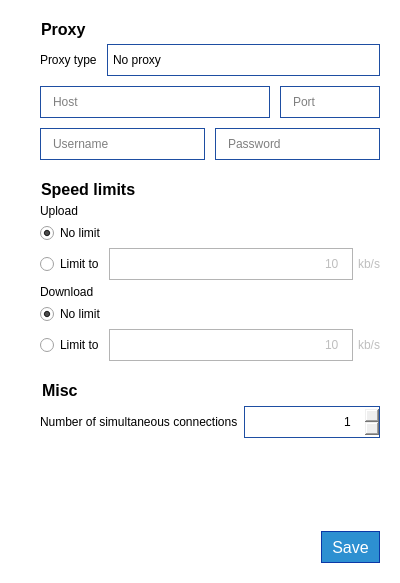
<?xml version="1.0" encoding="UTF-8"?>
<ui version="4.0">
 <class>NetworkSettingsWidget</class>
 <widget class="QWidget" name="NetworkSettingsWidget">
  <property name="geometry">
   <rect>
    <x>0</x>
    <y>0</y>
    <width>400</width>
    <height>583</height>
   </rect>
  </property>
  <property name="windowTitle">
   <string>Form</string>
  </property>
  <property name="styleSheet">
   <string notr="true">QWidget#NetworkSettingsWidget
{
background-color: rgb(255, 255, 255);
}

QLineEdit
{
border: 1px solid rgb(30, 78, 162);
padding-left: 10px;
}

QSpinBox
{
border: 1px solid rgb(30, 78, 162);
padding-right: 10px;
}

QSpinBox::up-button
{
border-image: url(:/icons/images/icons/sort_up_arrow.png);
width: 20px;
}

QSpinBox::down-button
{
border-image: url(:/icons/images/icons/sort_down_arrow.png);
width: 20px;
}

QLineEdit[readOnly=&quot;true&quot;]
{
background-color: rgb(230, 230, 230);
}

QLineEdit:!enabled
{
border: 1px solid rgb(180, 180, 180);
}

QPushButton
{
background-color: rgb(45, 144, 209);
border: 1px solid rgb(11, 56, 166);
color: rgb(255, 255, 255);
padding-left: 10px;
padding-right: 10px;
}

QPushButton:disabled
{
border: 1px solid rgb(65, 75, 106);
background-color: rgb(112, 122, 153);
color: rgb(255, 255, 255);
}

QCheckBox::indicator
{
width: 15px;
height: 15px;
background-color: rgb(255, 255, 255);
border: 2px solid rgb(30, 78, 162);
color: black;
}

QCheckBox::indicator:checked
{
image: url(:/icons/images/icons/checked.png)
}

QComboBox
{
border: 1px solid rgb(30, 78, 162);
background-color: white;
color: black;
padding-left: 5px;
}

QComboBox::drop-down
{
border: 0px;
}

QComboBox::down-arrow
{
image: url(:/icons/images/icons/down-arrow.png);
width: 16px;
height: 16px;
padding-right: 5px;
}</string>
  </property>
  <layout class="QVBoxLayout" name="verticalLayout">
   <property name="spacing">
    <number>20</number>
   </property>
   <property name="leftMargin">
    <number>20</number>
   </property>
   <property name="topMargin">
    <number>20</number>
   </property>
   <property name="rightMargin">
    <number>20</number>
   </property>
   <property name="bottomMargin">
    <number>20</number>
   </property>
   <item>
    <widget class="QWidget" name="widget" native="true">
     <layout class="QVBoxLayout" name="verticalLayout_7">
      <property name="spacing">
       <number>5</number>
      </property>
      <property name="leftMargin">
       <number>0</number>
      </property>
      <property name="topMargin">
       <number>0</number>
      </property>
      <property name="rightMargin">
       <number>0</number>
      </property>
      <property name="bottomMargin">
       <number>0</number>
      </property>
      <item>
       <layout class="QHBoxLayout" name="horizontalLayout_4">
        <item>
         <widget class="QLabel" name="label_6">
          <property name="minimumSize">
           <size>
            <width>16</width>
            <height>16</height>
           </size>
          </property>
          <property name="maximumSize">
           <size>
            <width>16</width>
            <height>16</height>
           </size>
          </property>
          <property name="text">
           <string/>
          </property>
          <property name="pixmap">
           <pixmap resource="../rc/resources.qrc">:/icons/images/icons/right-chevron_black.png</pixmap>
          </property>
          <property name="scaledContents">
           <bool>true</bool>
          </property>
         </widget>
        </item>
        <item>
         <widget class="QLabel" name="label_5">
          <property name="font">
           <font>
            <pointsize>12</pointsize>
            <weight>75</weight>
            <bold>true</bold>
           </font>
          </property>
          <property name="text">
           <string>Proxy</string>
          </property>
         </widget>
        </item>
       </layout>
      </item>
      <item>
       <layout class="QVBoxLayout" name="verticalLayout_6">
        <property name="spacing">
         <number>10</number>
        </property>
        <property name="leftMargin">
         <number>20</number>
        </property>
        <item>
         <layout class="QHBoxLayout" name="horizontalLayout_7">
          <item>
           <widget class="QLabel" name="label_7">
            <property name="text">
             <string>Proxy type</string>
            </property>
           </widget>
          </item>
          <item>
           <widget class="QComboBox" name="combo_proxy_type">
            <property name="sizePolicy">
             <sizepolicy hsizetype="Expanding" vsizetype="Fixed">
              <horstretch>0</horstretch>
              <verstretch>0</verstretch>
             </sizepolicy>
            </property>
            <property name="minimumSize">
             <size>
              <width>0</width>
              <height>32</height>
             </size>
            </property>
            <item>
             <property name="text">
              <string>No proxy</string>
             </property>
            </item>
            <item>
             <property name="text">
              <string>HTTP</string>
             </property>
            </item>
            <item>
             <property name="text">
              <string>Socks4</string>
             </property>
            </item>
            <item>
             <property name="text">
              <string>Socks5</string>
             </property>
            </item>
           </widget>
          </item>
         </layout>
        </item>
        <item>
         <widget class="QWidget" name="widget_proxy_info" native="true">
          <property name="enabled">
           <bool>true</bool>
          </property>
          <layout class="QVBoxLayout" name="verticalLayout_10">
           <property name="spacing">
            <number>10</number>
           </property>
           <property name="leftMargin">
            <number>0</number>
           </property>
           <property name="topMargin">
            <number>0</number>
           </property>
           <property name="rightMargin">
            <number>0</number>
           </property>
           <property name="bottomMargin">
            <number>0</number>
           </property>
           <item>
            <layout class="QHBoxLayout" name="horizontalLayout_5">
             <item>
              <widget class="QLineEdit" name="line_edit_proxy_host">
               <property name="enabled">
                <bool>true</bool>
               </property>
               <property name="minimumSize">
                <size>
                 <width>0</width>
                 <height>32</height>
                </size>
               </property>
               <property name="maximumSize">
                <size>
                 <width>16777215</width>
                 <height>32</height>
                </size>
               </property>
               <property name="text">
                <string/>
               </property>
               <property name="placeholderText">
                <string>Host</string>
               </property>
              </widget>
             </item>
             <item>
              <widget class="QLineEdit" name="line_edit_proxy_port">
               <property name="enabled">
                <bool>true</bool>
               </property>
               <property name="minimumSize">
                <size>
                 <width>0</width>
                 <height>32</height>
                </size>
               </property>
               <property name="maximumSize">
                <size>
                 <width>100</width>
                 <height>32</height>
                </size>
               </property>
               <property name="placeholderText">
                <string>Port</string>
               </property>
              </widget>
             </item>
            </layout>
           </item>
           <item>
            <layout class="QHBoxLayout" name="horizontalLayout_6">
             <item>
              <widget class="QLineEdit" name="line_edit_proxy_username">
               <property name="enabled">
                <bool>true</bool>
               </property>
               <property name="minimumSize">
                <size>
                 <width>0</width>
                 <height>32</height>
                </size>
               </property>
               <property name="maximumSize">
                <size>
                 <width>16777215</width>
                 <height>32</height>
                </size>
               </property>
               <property name="placeholderText">
                <string>Username</string>
               </property>
              </widget>
             </item>
             <item>
              <widget class="QLineEdit" name="line_edit_proxy_password">
               <property name="enabled">
                <bool>true</bool>
               </property>
               <property name="minimumSize">
                <size>
                 <width>0</width>
                 <height>32</height>
                </size>
               </property>
               <property name="maximumSize">
                <size>
                 <width>16777215</width>
                 <height>32</height>
                </size>
               </property>
               <property name="echoMode">
                <enum>QLineEdit::Password</enum>
               </property>
               <property name="placeholderText">
                <string>Password</string>
               </property>
              </widget>
             </item>
            </layout>
           </item>
          </layout>
         </widget>
        </item>
       </layout>
      </item>
     </layout>
    </widget>
   </item>
   <item>
    <widget class="QWidget" name="widget_5" native="true">
     <layout class="QVBoxLayout" name="verticalLayout_14">
      <property name="spacing">
       <number>5</number>
      </property>
      <property name="leftMargin">
       <number>0</number>
      </property>
      <property name="topMargin">
       <number>0</number>
      </property>
      <property name="rightMargin">
       <number>0</number>
      </property>
      <property name="bottomMargin">
       <number>0</number>
      </property>
      <item>
       <layout class="QHBoxLayout" name="horizontalLayout_10">
        <item>
         <widget class="QLabel" name="label_11">
          <property name="minimumSize">
           <size>
            <width>16</width>
            <height>16</height>
           </size>
          </property>
          <property name="maximumSize">
           <size>
            <width>16</width>
            <height>16</height>
           </size>
          </property>
          <property name="text">
           <string/>
          </property>
          <property name="pixmap">
           <pixmap resource="../rc/resources.qrc">:/icons/images/icons/right-chevron_black.png</pixmap>
          </property>
          <property name="scaledContents">
           <bool>true</bool>
          </property>
         </widget>
        </item>
        <item>
         <widget class="QLabel" name="label_12">
          <property name="font">
           <font>
            <pointsize>12</pointsize>
            <weight>75</weight>
            <bold>true</bold>
           </font>
          </property>
          <property name="text">
           <string>Speed limits</string>
          </property>
         </widget>
        </item>
       </layout>
      </item>
      <item>
       <layout class="QVBoxLayout" name="verticalLayout_12">
        <property name="leftMargin">
         <number>20</number>
        </property>
        <item>
         <widget class="QLabel" name="label_13">
          <property name="text">
           <string>Upload</string>
          </property>
         </widget>
        </item>
        <item>
         <widget class="QRadioButton" name="radio_upload_no_limit">
          <property name="text">
           <string>No limit</string>
          </property>
          <property name="checked">
           <bool>true</bool>
          </property>
          <property name="autoExclusive">
           <bool>false</bool>
          </property>
         </widget>
        </item>
        <item>
         <layout class="QHBoxLayout" name="horizontalLayout_11">
          <item>
           <widget class="QRadioButton" name="radio_upload_limit">
            <property name="text">
             <string>Limit to</string>
            </property>
            <property name="autoExclusive">
             <bool>false</bool>
            </property>
           </widget>
          </item>
          <item>
           <widget class="QLineEdit" name="line_edit_upload_limit">
            <property name="enabled">
             <bool>false</bool>
            </property>
            <property name="minimumSize">
             <size>
              <width>0</width>
              <height>32</height>
             </size>
            </property>
            <property name="maximumSize">
             <size>
              <width>16777215</width>
              <height>32</height>
             </size>
            </property>
            <property name="styleSheet">
             <string notr="true">QLineEdit#line_edit_upload_limit
{
padding-right: 10px;
}</string>
            </property>
            <property name="text">
             <string>10</string>
            </property>
            <property name="alignment">
             <set>Qt::AlignRight|Qt::AlignTrailing|Qt::AlignVCenter</set>
            </property>
           </widget>
          </item>
          <item>
           <widget class="QLabel" name="label_upload_limit">
            <property name="enabled">
             <bool>false</bool>
            </property>
            <property name="text">
             <string>kb/s</string>
            </property>
           </widget>
          </item>
         </layout>
        </item>
       </layout>
      </item>
      <item>
       <layout class="QVBoxLayout" name="verticalLayout_15">
        <property name="leftMargin">
         <number>20</number>
        </property>
        <item>
         <widget class="QLabel" name="label_15">
          <property name="text">
           <string>Download</string>
          </property>
         </widget>
        </item>
        <item>
         <widget class="QRadioButton" name="radio_download_no_limit">
          <property name="text">
           <string>No limit</string>
          </property>
          <property name="checked">
           <bool>true</bool>
          </property>
          <property name="autoExclusive">
           <bool>false</bool>
          </property>
         </widget>
        </item>
        <item>
         <layout class="QHBoxLayout" name="horizontalLayout_12">
          <item>
           <widget class="QRadioButton" name="radio_download_limit">
            <property name="text">
             <string>Limit to</string>
            </property>
            <property name="autoExclusive">
             <bool>false</bool>
            </property>
           </widget>
          </item>
          <item>
           <widget class="QLineEdit" name="line_edit_download_limit">
            <property name="enabled">
             <bool>false</bool>
            </property>
            <property name="minimumSize">
             <size>
              <width>0</width>
              <height>32</height>
             </size>
            </property>
            <property name="maximumSize">
             <size>
              <width>16777215</width>
              <height>32</height>
             </size>
            </property>
            <property name="styleSheet">
             <string notr="true">QLineEdit#line_edit_download_limit
{
padding-right: 10px;
}</string>
            </property>
            <property name="text">
             <string>10</string>
            </property>
            <property name="alignment">
             <set>Qt::AlignRight|Qt::AlignTrailing|Qt::AlignVCenter</set>
            </property>
           </widget>
          </item>
          <item>
           <widget class="QLabel" name="label_download_limit">
            <property name="enabled">
             <bool>false</bool>
            </property>
            <property name="text">
             <string>kb/s</string>
            </property>
           </widget>
          </item>
         </layout>
        </item>
       </layout>
      </item>
     </layout>
    </widget>
   </item>
   <item>
    <widget class="QWidget" name="widget_2" native="true">
     <layout class="QVBoxLayout" name="verticalLayout_2">
      <property name="leftMargin">
       <number>0</number>
      </property>
      <property name="topMargin">
       <number>0</number>
      </property>
      <property name="rightMargin">
       <number>0</number>
      </property>
      <property name="bottomMargin">
       <number>0</number>
      </property>
      <item>
       <layout class="QHBoxLayout" name="horizontalLayout_2">
        <item>
         <widget class="QLabel" name="label_2">
          <property name="minimumSize">
           <size>
            <width>16</width>
            <height>16</height>
           </size>
          </property>
          <property name="maximumSize">
           <size>
            <width>16</width>
            <height>16</height>
           </size>
          </property>
          <property name="text">
           <string/>
          </property>
          <property name="pixmap">
           <pixmap resource="../rc/resources.qrc">:/icons/images/icons/right-chevron_black.png</pixmap>
          </property>
          <property name="scaledContents">
           <bool>true</bool>
          </property>
         </widget>
        </item>
        <item>
         <widget class="QLabel" name="label">
          <property name="font">
           <font>
            <pointsize>12</pointsize>
            <weight>75</weight>
            <bold>true</bold>
           </font>
          </property>
          <property name="text">
           <string>Misc</string>
          </property>
         </widget>
        </item>
       </layout>
      </item>
      <item>
       <layout class="QHBoxLayout" name="horizontalLayout_3">
        <property name="leftMargin">
         <number>20</number>
        </property>
        <item>
         <widget class="QLabel" name="label_3">
          <property name="text">
           <string>Number of simultaneous connections</string>
          </property>
         </widget>
        </item>
        <item>
         <widget class="QSpinBox" name="spin_sim_connections">
          <property name="minimumSize">
           <size>
            <width>0</width>
            <height>32</height>
           </size>
          </property>
          <property name="maximumSize">
           <size>
            <width>16777215</width>
            <height>32</height>
           </size>
          </property>
          <property name="alignment">
           <set>Qt::AlignRight|Qt::AlignTrailing|Qt::AlignVCenter</set>
          </property>
          <property name="buttonSymbols">
           <enum>QAbstractSpinBox::UpDownArrows</enum>
          </property>
          <property name="suffix">
           <string/>
          </property>
          <property name="minimum">
           <number>1</number>
          </property>
          <property name="maximum">
           <number>100</number>
          </property>
         </widget>
        </item>
       </layout>
      </item>
     </layout>
    </widget>
   </item>
   <item>
    <spacer name="verticalSpacer_2">
     <property name="orientation">
      <enum>Qt::Vertical</enum>
     </property>
     <property name="sizeHint" stdset="0">
      <size>
       <width>20</width>
       <height>18</height>
      </size>
     </property>
    </spacer>
   </item>
   <item>
    <layout class="QHBoxLayout" name="horizontalLayout">
     <item>
      <spacer name="horizontalSpacer">
       <property name="orientation">
        <enum>Qt::Horizontal</enum>
       </property>
       <property name="sizeHint" stdset="0">
        <size>
         <width>40</width>
         <height>20</height>
        </size>
       </property>
      </spacer>
     </item>
     <item>
      <widget class="QPushButton" name="button_save">
       <property name="minimumSize">
        <size>
         <width>0</width>
         <height>32</height>
        </size>
       </property>
       <property name="maximumSize">
        <size>
         <width>16777215</width>
         <height>32</height>
        </size>
       </property>
       <property name="font">
        <font>
         <pointsize>12</pointsize>
        </font>
       </property>
       <property name="layoutDirection">
        <enum>Qt::RightToLeft</enum>
       </property>
       <property name="text">
        <string>Save</string>
       </property>
       <property name="icon">
        <iconset resource="../rc/resources.qrc">
         <normaloff>:/icons/images/icons/checked_white.png</normaloff>:/icons/images/icons/checked_white.png</iconset>
       </property>
       <property name="iconSize">
        <size>
         <width>24</width>
         <height>24</height>
        </size>
       </property>
      </widget>
     </item>
    </layout>
   </item>
  </layout>
 </widget>
 <resources>
  <include location="../rc/resources.qrc"/>
 </resources>
 <connections>
  <connection>
   <sender>radio_download_no_limit</sender>
   <signal>toggled(bool)</signal>
   <receiver>line_edit_download_limit</receiver>
   <slot>setDisabled(bool)</slot>
   <hints>
    <hint type="sourcelabel">
     <x>209</x>
     <y>338</y>
    </hint>
    <hint type="destinationlabel">
     <x>233</x>
     <y>372</y>
    </hint>
   </hints>
  </connection>
  <connection>
   <sender>radio_download_no_limit</sender>
   <signal>toggled(bool)</signal>
   <receiver>label_download_limit</receiver>
   <slot>setDisabled(bool)</slot>
   <hints>
    <hint type="sourcelabel">
     <x>209</x>
     <y>338</y>
    </hint>
    <hint type="destinationlabel">
     <x>364</x>
     <y>369</y>
    </hint>
   </hints>
  </connection>
  <connection>
   <sender>radio_upload_no_limit</sender>
   <signal>toggled(bool)</signal>
   <receiver>line_edit_upload_limit</receiver>
   <slot>setDisabled(bool)</slot>
   <hints>
    <hint type="sourcelabel">
     <x>209</x>
     <y>251</y>
    </hint>
    <hint type="destinationlabel">
     <x>233</x>
     <y>285</y>
    </hint>
   </hints>
  </connection>
  <connection>
   <sender>radio_upload_no_limit</sender>
   <signal>toggled(bool)</signal>
   <receiver>label_upload_limit</receiver>
   <slot>setDisabled(bool)</slot>
   <hints>
    <hint type="sourcelabel">
     <x>209</x>
     <y>251</y>
    </hint>
    <hint type="destinationlabel">
     <x>364</x>
     <y>282</y>
    </hint>
   </hints>
  </connection>
 </connections>
</ui>
